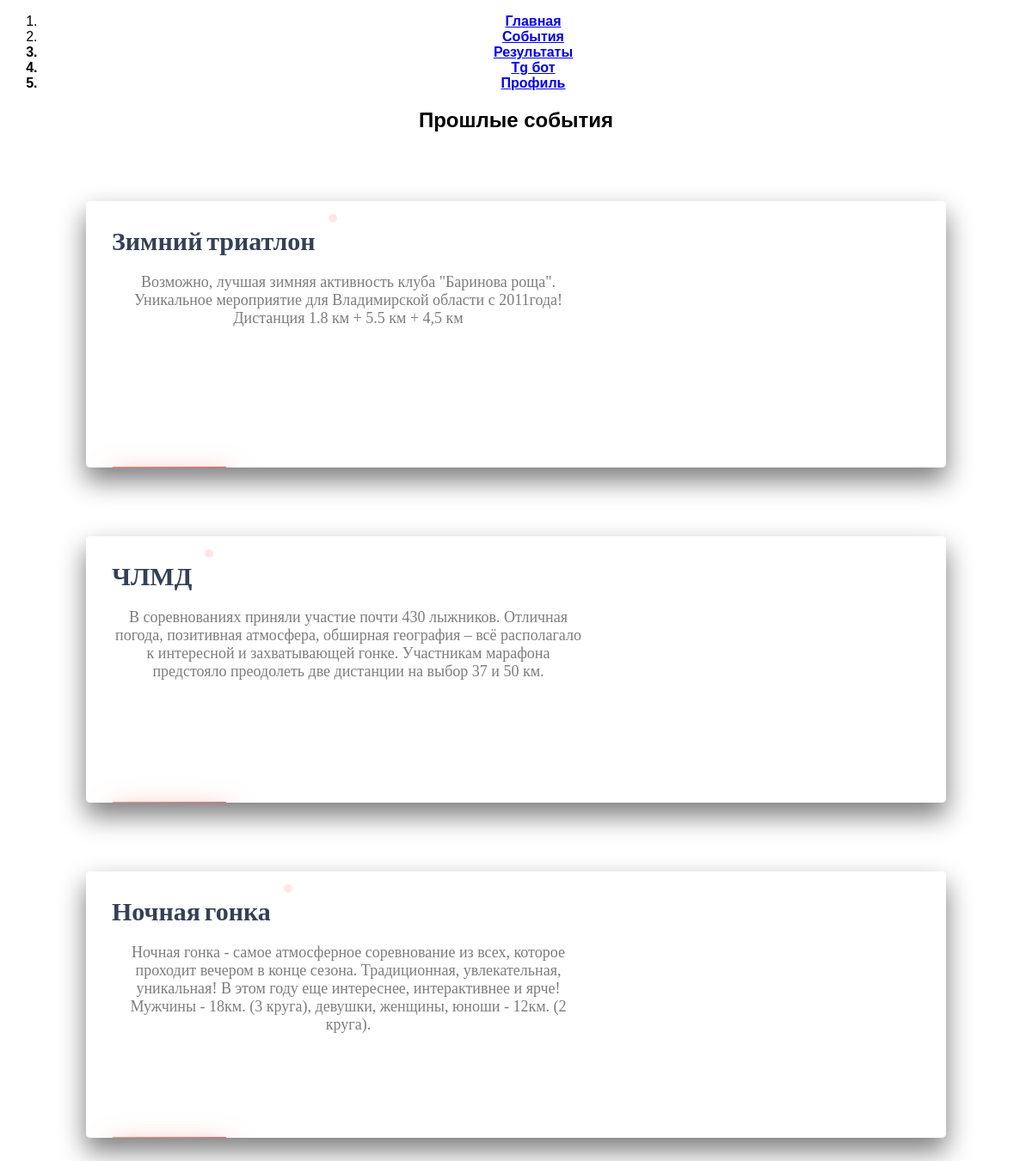
The app's page /results with its own data.
### data/competition.py (models this page shows)
class Competition(SqlAlchemyBase, UserMixin, SerializerMixin):
    __tablename__ = 'competition'
    id = sqlalchemy.Column(sqlalchemy.Integer,
                           primary_key=True, autoincrement=True)
    name = sqlalchemy.Column(sqlalchemy.TEXT, index=True, nullable=True)
    status = sqlalchemy.Column(sqlalchemy.Integer, index=True, nullable=True)
    date = sqlalchemy.Column(sqlalchemy.DateTime, index=True, nullable=True)
    description = sqlalchemy.Column(sqlalchemy.TEXT, index=True, nullable=True)
    photo = sqlalchemy.Column(sqlalchemy.String, index=True, nullable=True)
    place = sqlalchemy.Column(sqlalchemy.String, index=True, nullable=True)
    res = sqlalchemy.Column(sqlalchemy.String, index=True, nullable=True)
    categories = sqlalchemy.Column(sqlalchemy.VARCHAR, index=True, nullable=True)
    distances = sqlalchemy.Column(sqlalchemy.VARCHAR, index=True, nullable=True)
    user_competitions = orm.relationship("User_competitions", back_populates='competition')

### server.py (the view)
@app.route("/results")
def results():
    db_sess = db_session.create_session()
    events = db_sess.query(Competition).filter(Competition.status == 0).order_by(
        Competition.date).all()
    return render_template("new_res.html", title='Результаты', events=events)

### data/db_session.py (called while the page is built)
def create_session() -> Session:
    global __factory
    return __factory()

### templates/new_res.html (shortened to what this page needs)
<!DOCTYPE html>
<html lang="en">
<head>
    <link rel="stylesheet" type="text/css" href="{{url_for('static', filename='css/style.css')}}">
    <link rel="stylesheet" type="text/css" href="{{url_for('static', filename='css/style3.css')}}">
    <link rel="stylesheet/less" type="text/css" href="{{url_for('static', filename='css/style.less')}}">
    <link rel="stylesheet" href="https://cdnjs.cloudflare.com/ajax/libs/font-awesome/4.7.0/css/font-awesome.min.css">
    </head>
    <body style="background: white">
        <nav class="menu">
          <ol>
            <li class="menu-item"><a href="/" style="font-weight: bold;">Главная</a></li>
            <li class="menu-item"><a href="/events" style="font-weight: bold;">События</a></li>
            <li class="menu-item" style="font-weight: bold;">
              <a href="/results">Результаты</a>
            </li>
            <li class="menu-item" style="font-weight: bold;">
              <a href="https://t.me/Barinova_Rosha_Bot" style="text-transform: none;">Tg бот</a>
            </li>
            {% if current_user.is_authenticated %}
            <li class="menu-item" style="font-weight: bold;"><a href="/profile">{{ current_user.username }} {{ current_user.surname }}</a></li>
            {% else %}
            <li class="menu-item" style="font-weight: bold;"><a href="/login">Профиль</a></li>
            {% endif %}
          </ol>
        </nav>
        <div >
<h2 style="text-transform: none;">Прошлые события</h2>
{% for item in events%}
<div id="container">
	<div class="product-details">
	<h1>{{ item.name }}</h1>
	<p class="information" style="text-transform: none;">{{ item.description }}</p>
<div class="control">
    {% if item.res != '-' %}
    <a class="btn_primary" href="/download_res/{{ item.id }}" style="
                        border: none;
                        outline: none;
                        background: linear-gradient(90deg, #ff9966, #ff5e62);
                        padding: 0.4rem 1.5rem;
                        color: white;
                        text-transform: none;
                        font-size: 1rem;
                        box-shadow: 1px 10px 2rem rgba(255, 94, 98, 0.5);
                        transition: all 0.2s ease-in;
                        text-decoration: none;">Результаты</a>
    {% endif %}
</div>
</div>
</div>
{% endfor %}
</div>
    </body>
</html>

### static/css/style.css (style rules this page uses)
body { font-family: 'Roboto Condensed', sans-serif; text-align:center; vertical-align:middle; }
body { font-family: "Overpass", sans-serif; box-sizing: border-box; }

### static/css/style3.css (style rules this page uses)
#container { box-shadow: 0 15px 30px 1px grey; background: rgba(255, 255, 255, 0.90); text-align: center; border-radius: 5px; overflow: hidden; margin: 5em auto; height: 310px; width: 1000px; }
.product-details { position: relative; text-align: left; overflow: hidden; padding: 30px; height: 100%; float: left; width: 55%; }
#container .product-details h1 { font-family: 'Bebas Neue', cursive; display: inline-block; position: relative; font-size: 30px; color: #344055; margin: 0; }
#container .product-details h1:before { position: absolute; content: ''; right: 0%; top: 0%; transform: translate(25px, -15px); font-family: 'Bree Serif', serif; display: inline-block; background: #ffe6e6; border-radius: 5px; font-size: 14px; padding: 5px; color: white; margin: 0; animation: chan-sh 6s ease infinite; }
#container .product-details > p { font-family: 'EB Garamond', serif; text-align: center; font-size: 18px; color: #7d7d7d; }
.control { position: absolute; bottom: 10%; left: 5%; }

### records on screen
Competition: name "Зимний триатлон", description "Возможно, лучшая зимняя активность клуба \"Баринова роща\". Уникальное мероприятие для Владимирской области с 2011года! Дистанция 1.8 км + 5.5 км + 4,5 км"
Competition: name "ЧЛМД", description "В соревнованиях приняли участие почти 430 лыжников. Отличная погода, позитивная атмосфера, обширная география – всё располагало к интересной и захватывающей гонке. Участникам марафона предстояло преодолеть две дистанции на выбор 37 и 50 км."
Competition: name "Ночная гонка", description "Ночная гонка - самое атмосферное соревнование из всех, которое проходит вечером в конце сезона. Традиционная, увлекательная, уникальная! В этом году еще интереснее, интерактивнее и ярче! Мужчины - 18км. (3 круга), девушки, женщины, юноши - 12км. (2 круга)."
